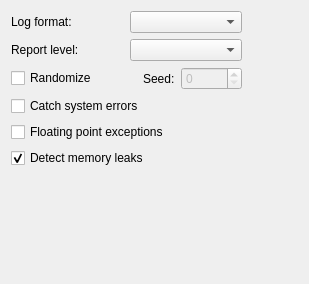
<?xml version="1.0" encoding="UTF-8"?>
<ui version="4.0">
 <class>BoostSettingsPage</class>
 <widget class="QWidget" name="BoostSettingsPage">
  <property name="geometry">
   <rect>
    <x>0</x>
    <y>0</y>
    <width>309</width>
    <height>284</height>
   </rect>
  </property>
  <layout class="QVBoxLayout" name="verticalLayout_2">
   <item>
    <layout class="QHBoxLayout" name="horizontalLayout_4">
     <item>
      <layout class="QVBoxLayout" name="verticalLayout">
       <item>
        <layout class="QHBoxLayout" name="horizontalLayout">
         <item>
          <widget class="QLabel" name="label">
           <property name="text">
            <string>Log format:</string>
           </property>
          </widget>
         </item>
         <item>
          <widget class="QComboBox" name="logFormatCB"/>
         </item>
        </layout>
       </item>
       <item>
        <layout class="QHBoxLayout" name="horizontalLayout_2">
         <item>
          <widget class="QLabel" name="label_2">
           <property name="text">
            <string>Report level:</string>
           </property>
          </widget>
         </item>
         <item>
          <widget class="QComboBox" name="reportLevelCB"/>
         </item>
        </layout>
       </item>
       <item>
        <layout class="QHBoxLayout" name="horizontalLayout_3">
         <item>
          <widget class="QCheckBox" name="randomizeCB">
           <property name="toolTip">
            <string>Randomize execution order.</string>
           </property>
           <property name="text">
            <string>Randomize</string>
           </property>
          </widget>
         </item>
         <item>
          <spacer name="horizontalSpacer_2">
           <property name="orientation">
            <enum>Qt::Horizontal</enum>
           </property>
           <property name="sizeHint" stdset="0">
            <size>
             <width>40</width>
             <height>20</height>
            </size>
           </property>
          </spacer>
         </item>
         <item>
          <widget class="QLabel" name="label_3">
           <property name="text">
            <string>Seed:</string>
           </property>
          </widget>
         </item>
         <item>
          <widget class="QSpinBox" name="seedSB">
           <property name="enabled">
            <bool>false</bool>
           </property>
           <property name="toolTip">
            <string>A seed of 0 means no randomization. A value of 1 uses the current time any other value is used as random seed generator.</string>
           </property>
           <property name="maximum">
            <number>65535</number>
           </property>
          </widget>
         </item>
        </layout>
       </item>
       <item>
        <widget class="QCheckBox" name="systemErrorCB">
         <property name="toolTip">
          <string>Catch or ignore system errors.</string>
         </property>
         <property name="text">
          <string>Catch system errors</string>
         </property>
        </widget>
       </item>
       <item>
        <widget class="QCheckBox" name="fpExceptions">
         <property name="toolTip">
          <string>Enable floating point exception traps.</string>
         </property>
         <property name="text">
          <string>Floating point exceptions</string>
         </property>
        </widget>
       </item>
       <item>
        <widget class="QCheckBox" name="memoryLeakCB">
         <property name="toolTip">
          <string>Enable memory leak detection.</string>
         </property>
         <property name="text">
          <string>Detect memory leaks</string>
         </property>
         <property name="checked">
          <bool>true</bool>
         </property>
        </widget>
       </item>
      </layout>
     </item>
     <item>
      <spacer name="horizontalSpacer">
       <property name="orientation">
        <enum>Qt::Horizontal</enum>
       </property>
       <property name="sizeHint" stdset="0">
        <size>
         <width>40</width>
         <height>20</height>
        </size>
       </property>
      </spacer>
     </item>
    </layout>
   </item>
   <item>
    <spacer name="verticalSpacer">
     <property name="orientation">
      <enum>Qt::Vertical</enum>
     </property>
     <property name="sizeHint" stdset="0">
      <size>
       <width>20</width>
       <height>84</height>
      </size>
     </property>
    </spacer>
   </item>
  </layout>
 </widget>
 <resources/>
 <connections/>
</ui>
